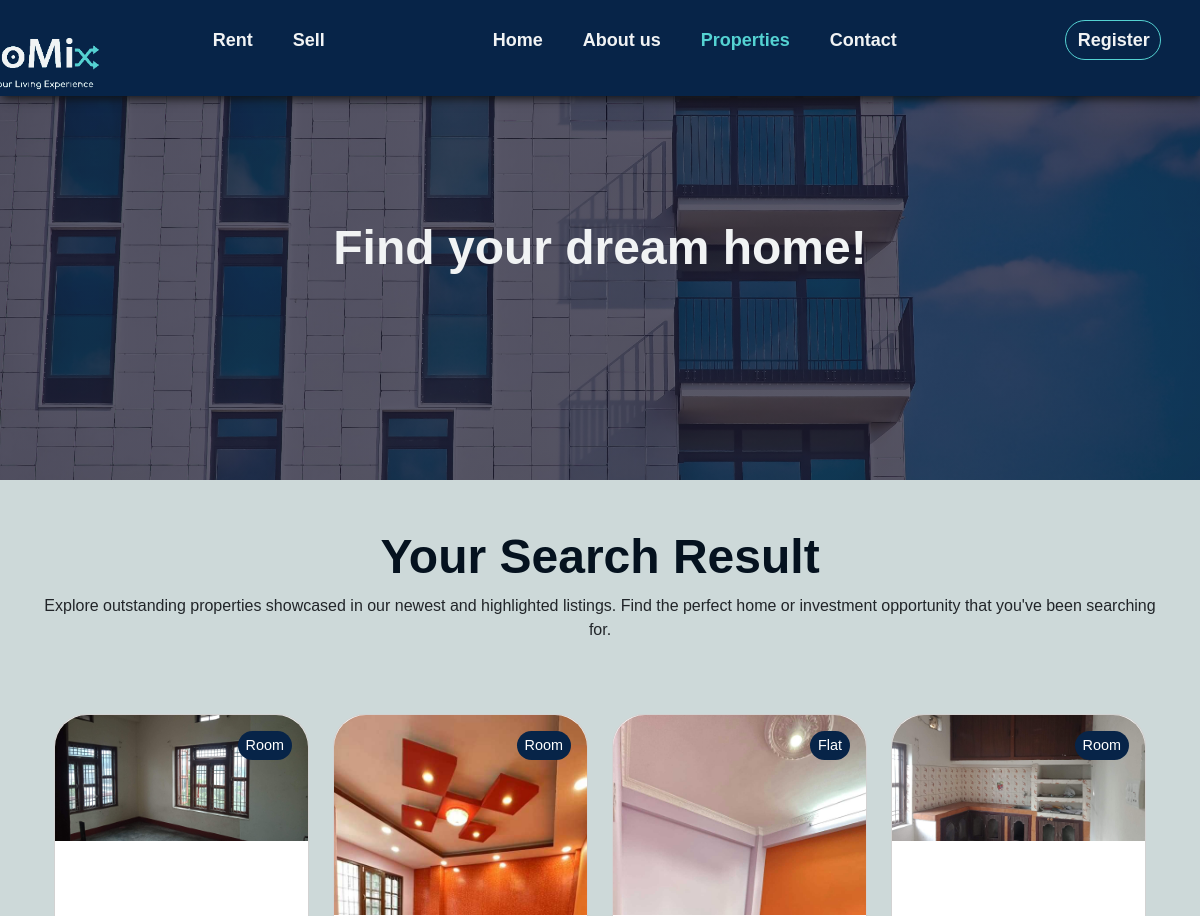
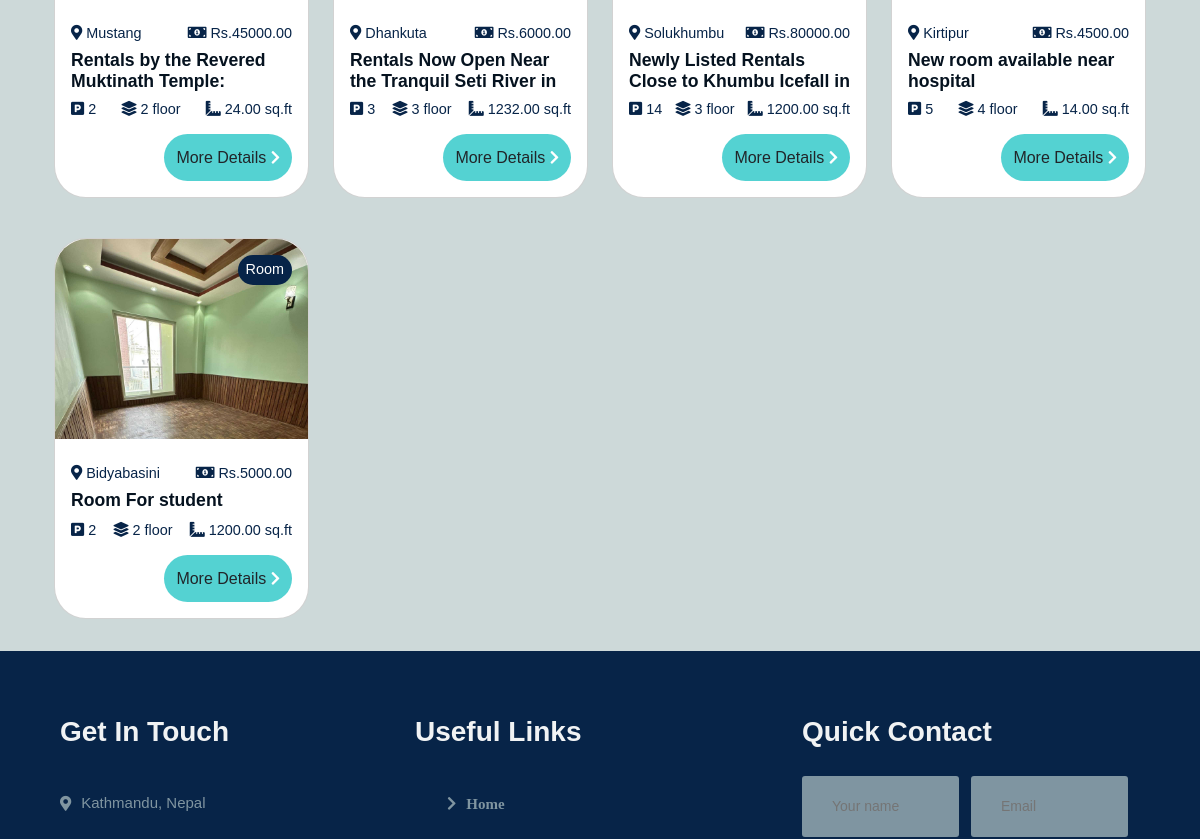
The app's page /client/properties.php (upper part), older data (2 pictures, top to bottom).
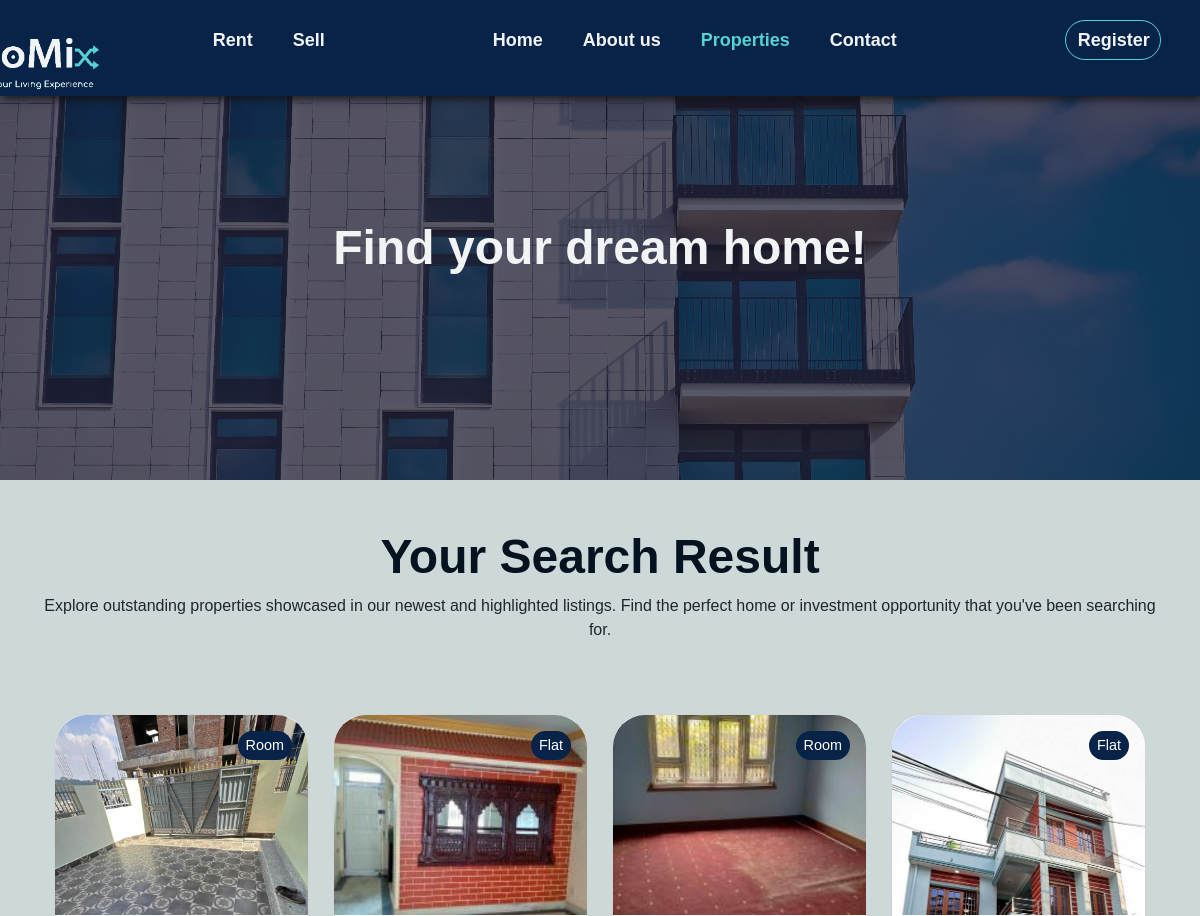
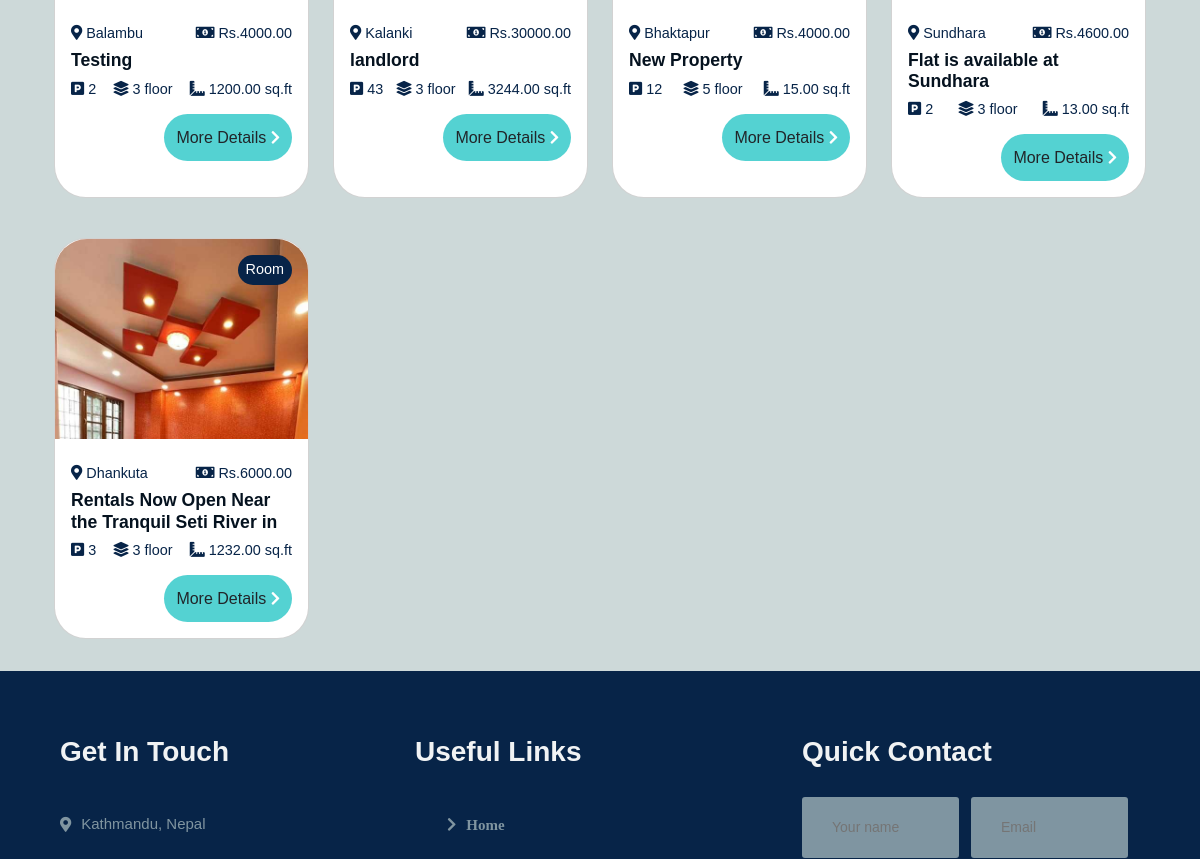
The same page, newer data (2 pictures, top to bottom).
### tables this page shows
CREATE TABLE `property` (
  `id` int(11) NOT NULL,
  `property_title` varchar(255) NOT NULL,
  `description` text DEFAULT NULL,
  `property_type` enum('Room','Flat') NOT NULL,
  `kitchen` int(11) DEFAULT NULL,
  `bedroom` int(11) DEFAULT NULL,
  `living_room` int(11) DEFAULT NULL,
  `floor` int(11) DEFAULT NULL,
  `parking` int(11) DEFAULT NULL,
  `area` decimal(10,2) DEFAULT NULL,
  `total_price` decimal(10,2) DEFAULT NULL,
  `location` varchar(255) DEFAULT NULL,
  `added_date` timestamp NOT NULL DEFAULT current_timestamp(),
  `sold_status` tinyint(1) NOT NULL DEFAULT 1,
  `user_id` int(50) NOT NULL,
  `media` text DEFAULT NULL
);

### client/properties.php (the view, shortened to what the changed rows need)
<!DOCTYPE html>
<html lang="en">
<?php
include '../includes/dbConnect.php'; ?>
<head>
    <link rel="stylesheet" href="https://use.fontawesome.com/releases/v5.15.4/css/all.css" />
    <link href="https://cdn.jsdelivr.net/npm/bootstrap@5.3.3/dist/css/bootstrap.min.css" rel="stylesheet">
    <link rel="stylesheet" href="style.css">
</head>
<body style="padding-top: 0.25px;">
    <section id="properties" style="padding-top:2rem;">
        <h2><b>Find your dream home!</b></h2>
    </section>
    <div class="container my-5 mb-3">
        <div class="text-center">
            <h1>Your Search Result</h1>
            <?php
            $records_per_page = 5;
            $page = 1;
            $offset = ($page - 1) * $records_per_page;
            $filtered_property_query = "SELECT * FROM property WHERE sold_status = 1";
            $property_query = $filtered_property_query . " ORDER BY added_date DESC LIMIT $offset, $records_per_page";
            $query_run = mysqli_query($conn, $property_query);
            ?>
            <div class="container my-5 mb-3">
                <div class="row row-cols-1 row-cols-md-4 mt-2 g-4">
                    <?php
                    while ($row = mysqli_fetch_assoc($query_run)) {
                    ?>
                        <div class="col mb-3">
                            <div class="card h-100 rounded-5 position-relative">
                                <div class="image-container" style="height: 200px; overflow: hidden;">
                                    <?php
                                    if (!empty($row['media'])) {
                                        $image_urls = explode(',', $row['media']);
                                        $first_image = trim($image_urls[0]);
                                    }
                                    ?>
                                    <img src="<?php echo $first_image; ?>" class="card-img-top rounded-top-5" style="background-position: center; background-size: cover;" alt="image">
                                </div>
                                <span class="position-absolute top-0 end-0 mt-3 me-3 text-white py-1 px-2 rounded-pill" style="background-color: #072448;"><?php echo $row['property_type'] ?></span>
                                <div class="card-body">
                                    <div style=" display:flex; justify-content: space-between;">
                                        <span style="color: #072448;"><i class="fas fa-map-marker-alt mr-1"></i> <?php echo $row['location'] ?></span>
                                        <span style="color: #072448;"><i class="fas fa-money-bill-alt mr-1"></i> Rs.<?php echo $row['total_price'] ?></span>
                                    </div>
                                    <div class="description text-left" style="max-height: 2.6em; overflow: hidden;">
                                        <h6 class="card-text" style="    text-align: left;">
                                            <b><?php echo $row['property_title'] ?></b>
                                        </h6>
                                    </div>
                                    <div>
                                        <div style=" display:flex; justify-content: space-between;">
                                            <span style="color: #072448;"><i class="fas fa-parking mr-1"></i> <?php echo $row['parking'] ?></span>
                                            <span style="color: #072448;"><i class="fas fa-layer-group mr-1"></i> <?php echo $row['floor'] ?> floor</span>
                                            <span style="color: #072448;"><i class="fas fa-ruler-combined mr-1"></i> <?php echo $row['area'] ?> sq.ft</span>
                                        </div>
                                    </div>
                                    <div class="d-flex justify-content-end mt-2 position-relative">
                                        <a href="p-detail.php?id=<?php echo $row['id'] ?>" class="btn custom-btn-color rounded-5">More Details <i class="arrow fas fa-chevron-right"></i></a>
                                    </div>
                                </div>
                            </div>
                        </div>
                    <?php
                    }
                    ?>
                </div>
            </div>
        </div>
    </div>
</body>
</html>

Row changes from the older to the newer data that the page shows:
no longer on this page (row edited): property: media (picture), property_type "Room", location "Mustang", total_price "45000.00", property_title "Rentals by the Revered Muktinath Temple:…", parking "2", floor "2", area "24.00"
no longer on this page (row unchanged): property: media (picture), property_type "Flat", location "Solukhumbu", total_price "80000.00", property_title "Newly Listed Rentals Close to Khumbu Icefall in…", parking "14", floor "3", area "1200.00"
no longer on this page (row unchanged): property: shows a picture, property_type "Room", location "Kirtipur", total_price "4500.00", property_title "New room available near hospital", parking "5", floor "4", area "14.00"
no longer on this page (row unchanged): property: shows a picture, property_type "Room", location "Bidyabasini", total_price "5000.00", property_title "Room For student", parking "2", floor "2", area "1200.00"
added property: media (picture), property_type "Room", location "Balambu", total_price "4000.00", property_title "Testing", parking "2", floor "3", area "1200.00"
added property: media (picture), property_type "Flat", location "Kalanki", total_price "30000.00", property_title "landlord", parking "43", floor "3", area "3244.00"
added property: media (picture), property_type "Room", location "Bhaktapur", total_price "4000.00", property_title "New Property", parking "12", floor "5", area "15.00"
added property: shows a picture, property_type "Flat", location "Sundhara", total_price "4600.00", property_title "Flat is available at Sundhara", parking "2", floor "3", area "13.00"
